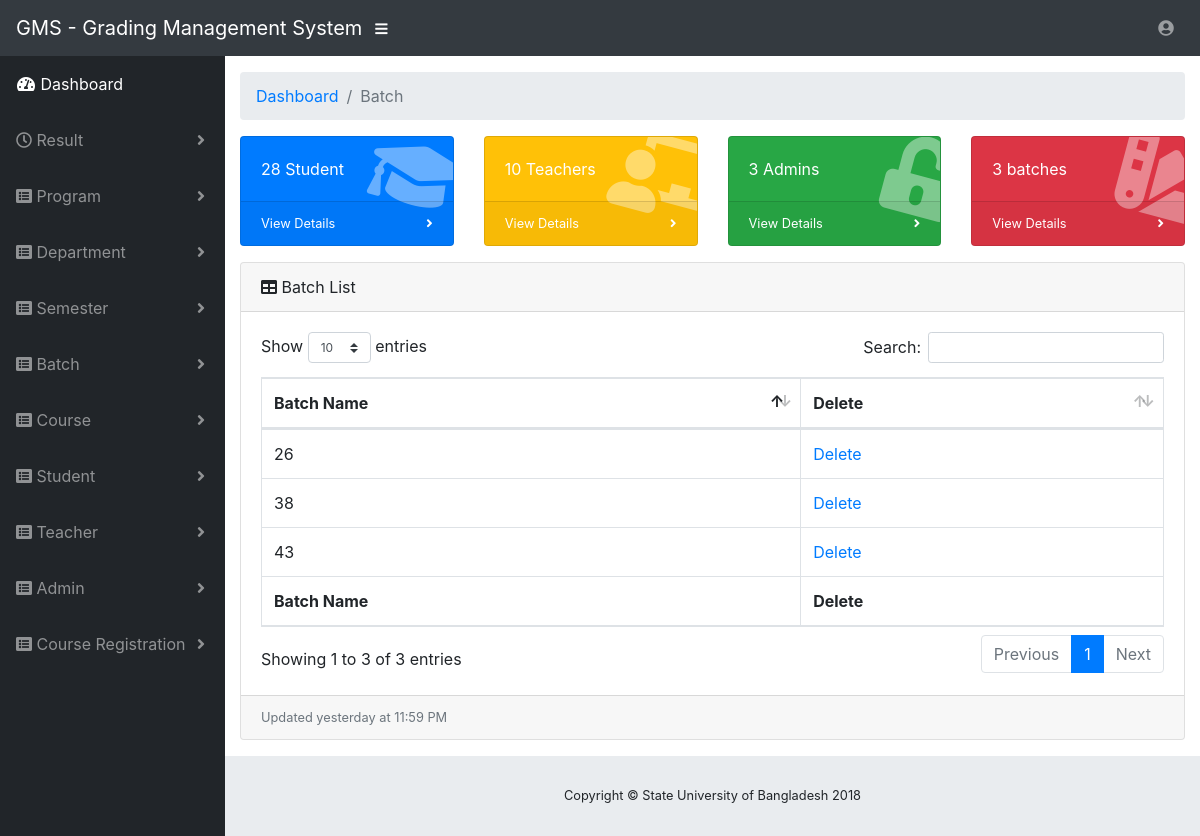
Screenshot of /batch.php with the database file from the repository.
### tables this page shows
CREATE TABLE `tbl_batch` (
  `id` int(20) NOT NULL,
  `batch_name` int(11) NOT NULL,
  `dept_id` int(20) NOT NULL,
  `created_by` varchar(100) NOT NULL,
  `created_date` int(11) NOT NULL,
  `modified_by` varchar(100) DEFAULT NULL,
  `modified_date` datetime(6) DEFAULT NULL,
  `remarks` varchar(200) DEFAULT NULL,
  `is_active` int(1) NOT NULL
);

### model/Batch.php (called while the page is built, shortened)
<?php
include_once __DIR__ . '/../Database.php';
class Batch extends Database
{
    public function get_all_batch()
    {
        $query_string = "select * from tbl_batch";
        $q = $this->query($query_string);
        $data = $this->fetch($q);
        return $data;
    }
}

### Database.php (called while the page is built, shortened)
<?php
class Database
{
    private $link;
    private function connect()
    {
        $this->link = mysqli_connect(DB_HOST, DB_USERNAME, DB_PASSWORD, DB_NAME);
    }
    public function query($query_string)
    {
        $q = mysqli_query($this->link, $query_string);
        return $q;
    }
    public function fetch($q)
    {
        return mysqli_fetch_all($q, MYSQLI_ASSOC);
    }
}

### batch.php (the view, shortened to what this page needs)
<!DOCTYPE html>
<html lang="en">
<?php include_once __DIR__ . '/model/Batch.php' ?>
<head>
    <link href="vendor/bootstrap/css/bootstrap.min.css" rel="stylesheet">
    <link href="vendor/fontawesome-free/css/all.min.css" rel="stylesheet" type="text/css">
    <link href="vendor/datatables/dataTables.bootstrap4.css" rel="stylesheet">
    <link href="css/sb-admin.css" rel="stylesheet">
</head>
<body id="page-top">
<nav class="navbar navbar-expand navbar-dark bg-dark static-top">
    <a class="navbar-brand mr-1" href="index.php">GMS - Grading Management System</a>
    <button class="btn btn-link btn-sm text-white order-1 order-sm-0" id="sidebarToggle" href="#">
        <i class="fas fa-bars"></i>
    </button>
    <?php include_once 'common_views/admin_options.php'; ?>
</nav>
<div id="wrapper">
    <?php include_once 'common_views/sidebar_menu.php'; ?>
    <div id="content-wrapper">
        <div class="container-fluid">
            <ol class="breadcrumb">
                <li class="breadcrumb-item">
                    <a href="#">Dashboard</a>
                </li>
                <li class="breadcrumb-item active">Batch</li>
            </ol>
            <?php include_once 'common_views/dashboard_data.php'; ?>
            <div class="card mb-3">
                <div class="card-header">
                    <i class="fas fa-table"></i>
                    Batch List</div>
                <div class="card-body">
                    <div class="table-responsive">
                        <table class="table table-bordered" id="dataTable" width="100%" cellspacing="0">
                            <thead>
                            <tr>
                                <th>Batch Name</th>
                                <th>Delete</th>
                            </tr>
                            </thead>
                            <tfoot>
                            <tr>
                                <th>Batch Name</th>
                                <th>Delete</th>
                            </tr>
                            </tfoot>
                            <tbody>
                            <?php
                            $mBatch = new Batch();
                            $batches = $mBatch->get_all_batch();
                            foreach ($batches as $batch):
                                echo "<tr>";
                                echo "<td>". $batch['batch_name']. "</td>";
                              $encodedIdEdit = $batch['id'];
                              echo "<td>". "<a href='delete-batch.php?id= $encodedIdEdit'> Delete </a> " . "</td>";
                                echo "</tr>";
                            endforeach; ?>
                            </tbody>
                        </table>
                    </div>
                </div>
                <div class="card-footer small text-muted">Updated yesterday at 11:59 PM</div>
            </div>
        </div>
        <footer class="sticky-footer">
            <div class="container my-auto">
                <div class="copyright text-center my-auto">
                    <span>Copyright © State University of Bangladesh 2018</span>
                </div>
            </div>
        </footer>
    </div>
</div>
</body>
</html>

### css/sb-admin.css (style rules this page uses)
html { position: relative; min-height: 100%; }
body { height: 100%; }
#wrapper { display: -webkit-box; display: -ms-flexbox; display: flex; }
#wrapper #content-wrapper { overflow-x: hidden; width: 100%; padding-top: 1rem; padding-bottom: 80px; }
:root { --input-padding-x: 0.75rem; --input-padding-y: 0.75rem; }
footer.sticky-footer { display: -webkit-box; display: -ms-flexbox; display: flex; position: absolute; right: 0; bottom: 0; width: calc(100% - 90px); height: 80px; background-color: #e9ecef; }
footer.sticky-footer .copyright { line-height: 1; font-size: 0.8rem; }
@media (min-width: 768px) { footer.sticky-footer { width: calc(100% - 225px); } }

### rows the page displays
tbl_batch: batch_name "26"
tbl_batch: batch_name "38"
tbl_batch: batch_name "43"

### other values shown
count($student->get_all_student()) "28"
count($teacher->get_all_teacher()) "10"
count($admin->get_all_admin()) "3"
count($batch->get_all_batch()) "3"
